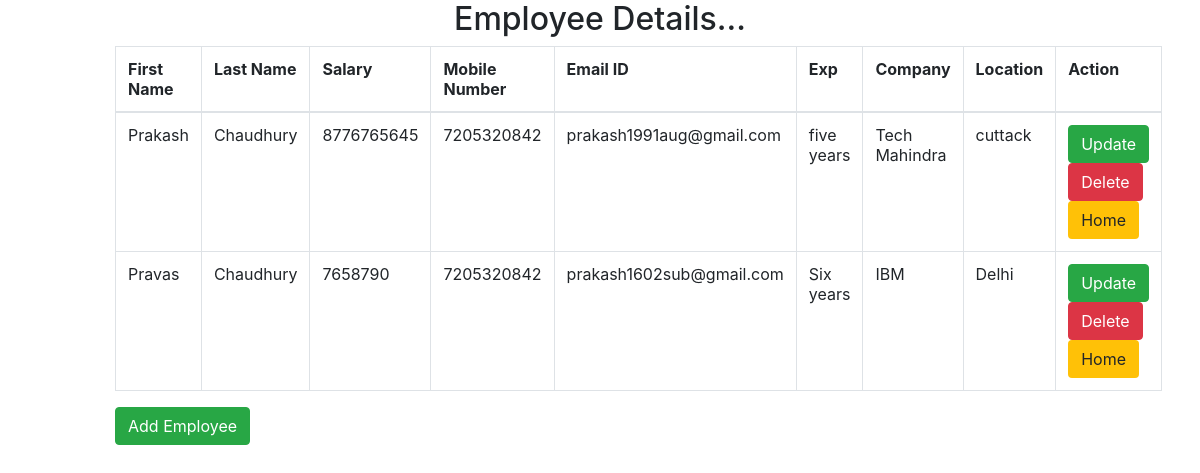
The page / on the database its author committed.
### EmployeeDataApp/models.py (models this page shows)
class EmployeeData(models.Model):
    first_name = models.CharField(max_length=100)
    last_name = models.CharField(max_length=100)
    location = models.CharField(max_length=100)
    company = models.CharField(max_length=100)
    exp = models.CharField(max_length=100)
    mobile = models.BigIntegerField()
    salary = models.IntegerField()
    email = models.EmailField(max_length=100)

### EmployeeDataApp/views.py (the view)
# urls.py: path('', views.displaying_data),
def displaying_data(request):
    employees = EmployeeData.objects.all()
    return render(request, 'displaying_data.html', {'employees': employees})

### templates/displaying_data.html (shortened to what this page needs)
<html xmlns="http://www.w3.org/1999/html">
<head>
  <link rel="stylesheet" href="https://maxcdn.bootstrapcdn.com/bootstrap/4.5.0/css/bootstrap.min.css">
</head>
<body>
<div class="container-fluid">
    <div class="row">
        <div class="offset-md-1 col-md-10">
              {% if employees %}
            <h2 class="text-center">Employee Details...</h2>
            <table class="table table-bordered">
                <thread>
                    <tr>
                        <th>First Name</th>
                        <th>Last Name</th>
                        <th>Salary</th>
                        <th>Mobile Number</th>
                        <th>Email ID</th>
                        <th>Exp</th>
                        <th>Company</th>
                        <th>Location</th>
                        <th>Action</th>
                    </tr>
                </thread>
                <tbody>
                {% for i in employees %}
                <tr>
                    <td>{{ i.first_name }}</td>
                    <td>{{ i.last_name }}</td>
                    <td>{{ i.salary }}</td>
                    <td>{{ i.mobile }}</td>
                    <td>{{ i.email }}</td>
                    <td>{{ i.exp }}</td>
                    <td>{{ i.company }}</td>
                    <td>{{ i.location }}</td>
                    <td>
                        <div class="col-md-14">
                        <a href="{% url 'update_employee' i.id %}"class="btn btn-success">Update</a>
                        <a href="{% url 'delete_employee' i.id %}"onclick="return confirm('Are you sure you want to delete this item?');" class="btn btn-danger">Delete</a>
                            <a href="/add_employee/"class="btn bg-warning">Home</a>
                        </div>
                    </td>
                </tr>
                {% endfor %}
                </tbody>
            </table>
        {% else %}
        <h1>No Employee Found</h1>
        {% endif %}
        <a href="{% url 'add_employee'%}"class="btn btn-success">Add Employee</a>
        </div>
    </div>
</div>
</body>
</html>

### rows shown on the page
EmployeeData: first_name "Prakash", last_name "Chaudhury", salary "8776765645", mobile "7205320842", email "prakash1991aug@gmail.com", exp "five years", company "Tech Mahindra", location "cuttack"
EmployeeData: first_name "Pravas", last_name "Chaudhury", salary "7658790", mobile "7205320842", email "prakash1602sub@gmail.com", exp "Six years", company "IBM", location "Delhi"
